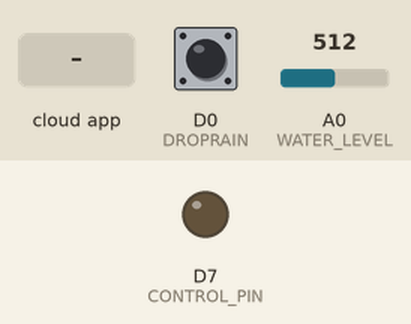
This sketch was run on a simulated ESP8266 (NodeMCU). Shown: output pins drawn as LEDs (lit = HIGH). Inputs (shaded band) come from the test bench; at power-on: D0 (DROPRAIN) HIGH, A0 (WATER_LEVEL) = 512. WiFi joins after 1.5 s; servers stay silent unless stated; the Firebase database answers and starts empty; what the sketch prints to the serial monitor is not drawn.

Above: at 2.7 s.
2.8 s: the phone or cloud app sets level to true
At 4.4 s:
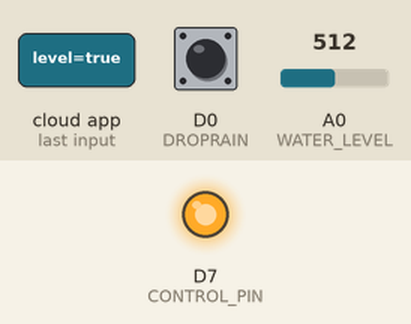
Timing chart, 0 to 5.9 s (numbered marks = the images above; inputs shaded):
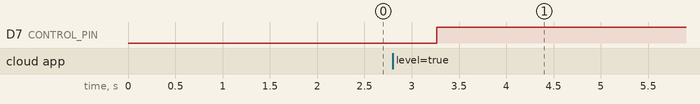

The sketch:

main.ino
```cpp
#include <FirebaseESP8266.h>
#include <ESP8266WiFi.h>

#define AUTH "AUTH_TOKEN"
#define HOST "HOST_URL"
#define WATER_LEVEL A0
#define DROPRAIN D0
#define LIMIT_HIGH_LEVEL 475
#define LIMIT_LOW_LEVEL 250
#define CONTROL_PIN D7


char* ssid = "*******";
char* password = "*";
String isPump = "";
String node = "node1/";
bool isRain = "";
bool isPumping = false;
int level;
int second;
FirebaseData data;

void setup() {
  Serial.begin(115200);
  delay(10);
  pinMode(WATER_LEVEL, INPUT);
  pinMode(DROPRAIN, INPUT);
  pinMode(CONTROL_PIN, OUTPUT);

  //connect to wifi
  Serial.println("connecting to wifi");
  WiFi.begin(ssid, password);
  Serial.println("started connecting");
  while(WiFi.status() != WL_CONNECTED) {
    delay(500);
    Serial.print(".");
  }
  Serial.println("wifi connected");

  //connect to firebase
  Firebase.begin(HOST, AUTH);
  Firebase.reconnectWiFi(true);
  data.setBSSLBufferSize(1024, 1024);
  data.setResponseSize(1024);
  Serial.println("end setup");
}
//===========================end setup==================================
void pump();
void stop_pumping ();
void read_fb();
bool send_water_level(int);
bool send_rain_sensor_value (bool);
void auto_control(int, bool);

void loop() {
  isRain = !digitalRead(DROPRAIN);
  level = analogRead(WATER_LEVEL);
  if (WiFi.status() == WL_CONNECTED) {
    read_fb();
    if (second >= 5) {
      auto_control(480, isRain);
      Serial.printf(" auto second: %d\n", second);
    }
//    send_water_level(480);
    send_rain_sensor_value(isRain);
    second++;
    Serial.printf("second: %d\n", second);
    delay(1000);
  }
  else {
    auto_control(level, isRain);
  }
}
//============================end loop===================================
void read_fb() {
  //read pump request from node 1
  String path = node + "BOM";
  if(!Firebase.getString(data, path)) {
    Serial.println(data.errorReason());
    return;
  }
  if(!Firebase.getString(data, "/node1/level")) {
    Serial.println(data.errorReason());
    return;
  }
  level = data.to<int>();
  isPump = data.to<String>();
  isPump.toLowerCase();
  if (isPump == "true") {
    if (!isPumping) {
      second = 0;
      pump();
    }
  }
  else {
    if (isPumping) {
     second = 0;
     stop_pumping();
    }
  }
}

void pump(){
  Serial.println("pumping");
  isPumping = true;
  digitalWrite(CONTROL_PIN, HIGH);
}

void stop_pumping(){
  Serial.println("stop pumping");
  isPumping = false;
  digitalWrite(CONTROL_PIN, LOW);
}

bool send_water_level(int level) {
  Serial.println(level);
  if(Firebase.setString(data, node + "WATER_LEVEL", String(level))) {
    data.errorReason();
    return false;
  }
  Serial.println("sent water level");
  return true;
}

bool send_rain_sensor_value (bool s) {
  String isRain = s ? "TRUE" : "FALSE";
  if(Firebase.setString(data, node + "SENSOR_MUA", isRain)) {
    data.errorReason();
    return 0;
  }
  Serial.println("sent rain status");
  return 1;
}

void auto_control(int level, bool isRain) {
  if(isRain && level > LIMIT_HIGH_LEVEL) {
    pump();
  }
  else {
    if(level <= LIMIT_LOW_LEVEL)
      stop_pumping();
  }

  String _pump = isPumping ? "TRUE" : "FALSE";
  if(Firebase.setString(data, node + "BOM", _pump)) {
    data.errorReason();
  }
}
```

Measured:
- after the input at 2.8 s, D7 (CONTROL_PIN): LOW → HIGH after 0.46 s
